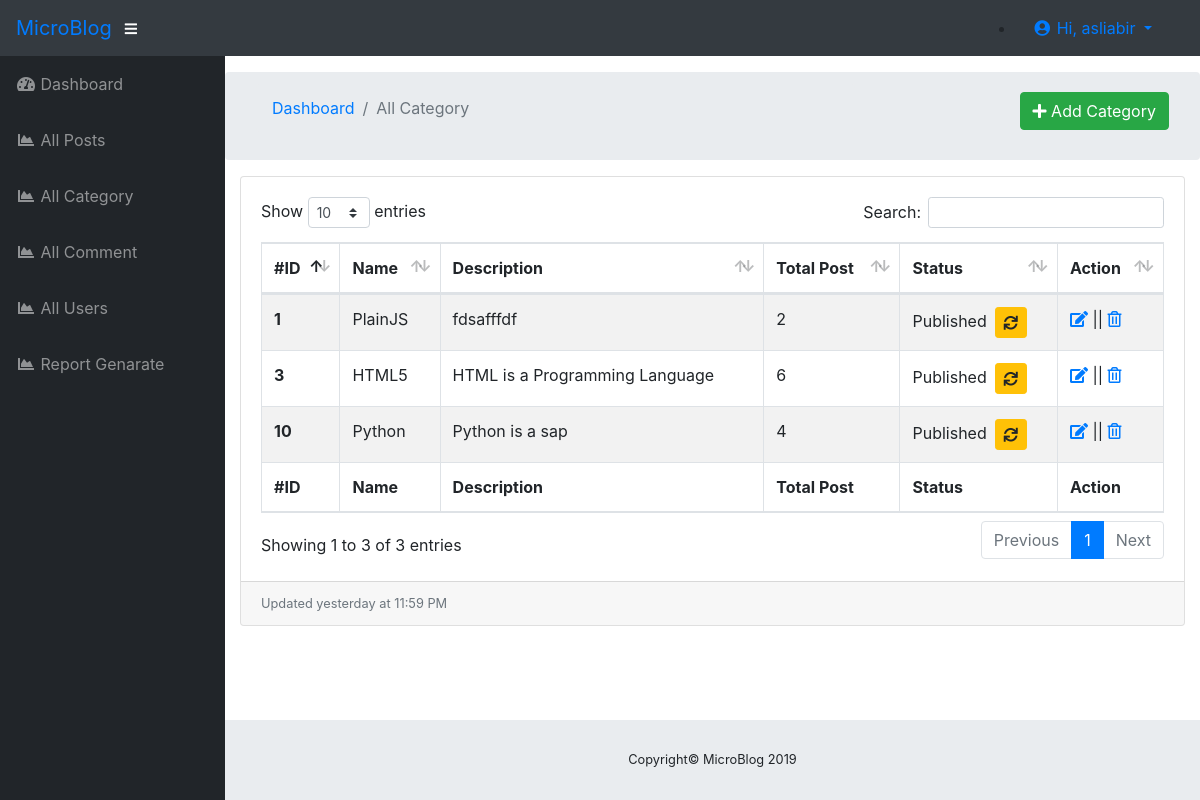
Screenshot of /admin/allCategory.php (signed in) with the database file from the repository.
### tables this page shows
CREATE TABLE `tbl_category` (
  `cat_id` int(11) NOT NULL,
  `cat_name` varchar(100) NOT NULL,
  `cat_description` varchar(255) NOT NULL,
  `cat_status` int(2) NOT NULL DEFAULT '0',
  `created_at` timestamp NOT NULL DEFAULT CURRENT_TIMESTAMP
);

### admin/func/function.php (called while the page is built, shortened)
<?php
include "../db/conn.php";
function totalPostOnCat($cat_id){
    global $db;
    $query = "SELECT * FROM `tbl_posts` WHERE `post_category_id` = $cat_id";
    return $result = $db->query($query)->num_rows;
}
function statusConvt($status){
    if($status == '1'){
        return "Published";
    } else {
        return "Draft";
    }
}
?>

### admin/allCategory.php (the view, shortened to what this page needs)
<?php ob_start();
include "inc/header.php"; ?>
<div id="wrapper">
    <?php include "inc/sidebar.php"; ?>
    <div id="content-wrapper">
        <div class="container-fluid">
            <div class="row breadcrumb dashboard-breadcrumb">
                <div class="col-md-8">
                    <ol class="breadcrumb">
                        <li class="breadcrumb-item">
                            <a href="index.php">Dashboard</a>
                        </li>
                        <li class="breadcrumb-item active">All Category</li>
                    </ol>
                </div>
                <div class="col-md-4">
                    <div class="btn-group float-right mt-2" role="group">
                        <a class="btn btn-success btn-md" href="addCategory.php">
                            <i class="fa fa-plus" aria-hidden="true"></i> Add Category</a>
                    </div>
                </div>
            </div>
            <div class="card mb-3">
                <div class="card-body">
                    <div class="table-responsive">
                        <table class="table table-bordered table-striped table-hover" id="dataTable" width="100%" cellspacing="0">
                            <thead>
                                <tr>
                                    <th>#ID</th>
                                    <th>Name</th>
                                    <th>Description</th>
                                    <th>Total Post</th>
                                    <th>Status</th>
                                    <th>Action</th>
                                </tr>
                            </thead>
                            <tfoot>
                                <tr>
                                    <th>#ID</th>
                                    <th>Name</th>
                                    <th>Description</th>
                                    <th>Total Post</th>
                                    <th>Status</th>
                                    <th>Action</th>
                                </tr>
                            </tfoot>
                            <tbody>
                                <?php
                                $sql = "SELECT * FROM `tbl_category`";
                                $result = $db->query($sql);
                                while ($row = $result->fetch_assoc()) {
                                    ?>
                                    <tr>
                                        <th scope="row"><?php echo $row['cat_id']; ?></th>
                                        <td><?php echo $row['cat_name']; ?></td>
                                        <td><?php echo $row['cat_description']; ?></td>
                                        <td><?php echo totalPostOnCat($row['cat_id']) ?></td>
                                        <td><?php echo statusConvt($row['cat_status']); ?><form class="ml-2 d-inline" action="sReq/catStsCng.php" method="post"><input type="hidden" name="cat_id" value="<?php echo $row['cat_id']; ?>"><button type="submit" name="status" value="<?php echo $row['cat_status']; ?>" class="btn btn-warning btn-sm"><i class="fa fa-sync d-inline"></i></button></form>
                                        </td>
                                        <td><a href="editCategory.php?id=<?php echo $row['cat_id']; ?>"><i class="fas fa-edit d-inline"></i></a> || <a href="?delID=<?php echo $row['cat_id']; ?>" onclick="return confirm('Are you sure?');"><i class="far fa-trash-alt"></i></a></td>
                                    </tr>
                                <?php } ?>
                            </tbody>
                        </table>
                    </div>
                </div>
                <div class="card-footer small text-muted">Updated yesterday at 11:59 PM</div>
            </div>
        </div>
        <?php include "inc/footer.php"; ?>

### rows the page displays
tbl_category: cat_id "1", cat_name "PlainJS", cat_description "fdsafffdf", cat_id "2", cat_status "Published"
tbl_category: cat_id "10", cat_name "Python", cat_description "Python is a sap", cat_id "4", cat_status "Published"
tbl_category: cat_id "3", cat_name "HTML5", cat_description "HTML is a Programming Language", cat_id "6", cat_status "Published"

### other values shown
$_SESSION['username'] "asliabir"
